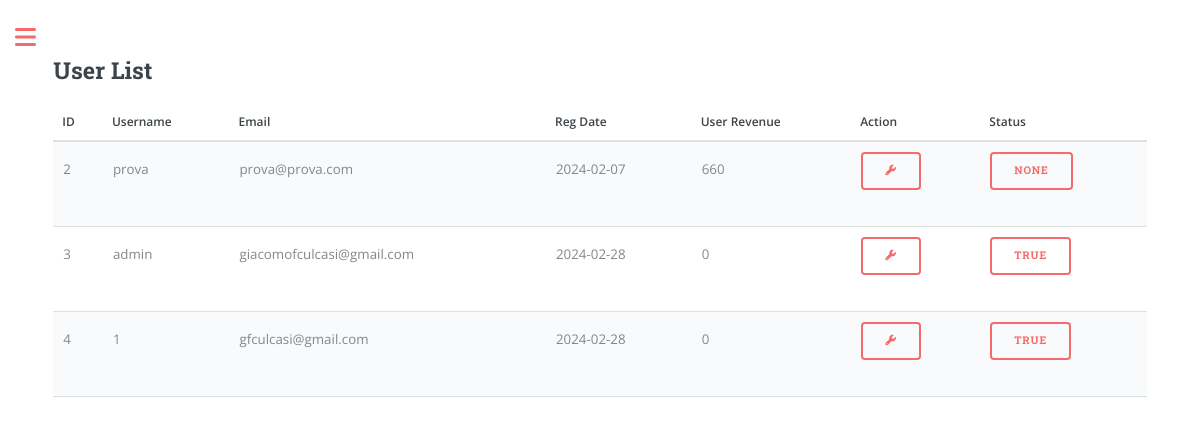
The app's page /users_list (signed in), older data.
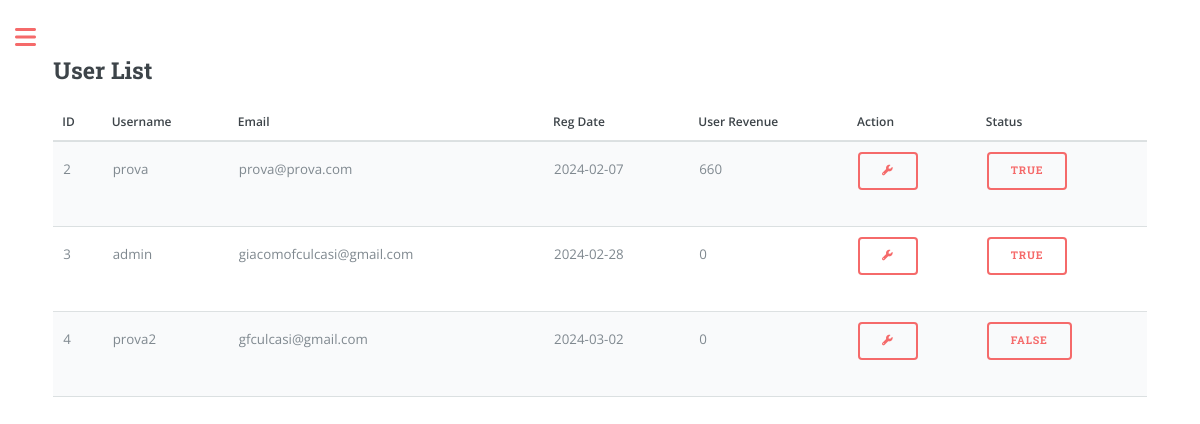
The same page, newer data.
### app/models.py (models this page shows, shortened)
class User(UserMixin, db.Model):
    id = db.Column(db.Integer, primary_key=True)
    registration_date = db.Column(db.DateTime, default=datetime.utcnow)
    username = db.Column(db.String(64), index=True, unique=True)
    email = db.Column(db.String(120), index=True, unique=True)
    password_hash = db.Column(db.String(128))
    garage = db.relationship('Car', backref='owner_garage', lazy='dynamic')
    groups = db.relationship('Groups', backref='owner_groups', lazy='dynamic')
    contacts = db.relationship('Contacts', backref='owner_contacts', lazy='dynamic')
    role = db.Column(db.String(20), default='user')
    currency = db.Column(db.String(1), default='€')
    measurement_unit = db.Column(db.String(5), default='Km')
    language = db.Column(db.String(2), default='en')
    is_verified = db.Column(db.Boolean, default=False)
    def formatted_registration_date(self):
        if self.registration_date:
            return self.registration_date.strftime('%Y-%m-%d')
        elif self.registration_date == None:
            return None
        else:
            return "N/A"
    def user_revenue(self):
        total_revenue = 0
        for booking in Booking.query.filter_by(user_id=self.id).all():
            total_revenue += booking.money
        return total_revenue

class Booking(db.Model):
    id = db.Column(db.Integer, primary_key=True)
    start_datetime = db.Column(db.DateTime, nullable=False)
    end_datetime = db.Column(db.DateTime, nullable=False)
    car_plate = db.Column(db.String(8), db.ForeignKey('car.plate'), nullable=False)
    user_id = db.Column(db.Integer, db.ForeignKey('user.id'), nullable=False)
    note = db.Column(db.String(160))
    money = db.Column(db.Integer, default=0, index=True)
    km = db.Column(db.Integer, default=0, index=True) # Car's kilometres when booking
    car = db.relationship('Car', backref='bookings', lazy=True)
    contact_id = db.Column(db.Integer, db.ForeignKey('contacts.id', name='booking_contacts_id'), nullable=True)
    group_id = db.Column(db.Integer, db.ForeignKey('groups.id', name='booking_group'), nullable=True)
    group = db.relationship('Groups', back_populates='bookings', lazy=True)

### app/routes.py (the view, shortened to what this page needs)
@app.route('/users_list', methods=['GET', 'POST'])
@requires_verification
def users_list():
    if current_user.username == 'admin' and current_user.role == 'admin':
        users = User.query.all()
        return render_template('users_list.html', page='users_list', users=users)
    else:
        return render_template('404.html')

### app/decorator.py (called while the page is built)
def requires_verification(func):
    @wraps(func)
    def decorated_function(*args, **kwargs):
        if not current_user.is_authenticated:
            flash('You need to log in to access this page.', 'warning')
            return redirect(url_for('login'))  # Redirect to login page
        elif not current_user.is_verified:
            flash('You need to verify your account to access this page.', 'warning')
            return redirect(url_for('confirm_email'))  # Redirect to account verification page
        return func(*args, **kwargs)
    return decorated_function

### app/models.py (called while the page is built)
@login.user_loader
def load_user(id):
    return User.query.get(int(id))

### app/templates/users_list.html (shortened to what this page needs)
{% if current_user.language == 'en' %}
    {% if current_user.language == 'en' %}
    {% extends "index.html" %}
{% else %}
    {% extends "index_" + current_user.language + ".html" %}
{% endif %}
{% else %}
    {% extends "index_" + current_user.language + ".html" %}
{% endif %}
{% block content %}
<h2>User List</h2>
<table>
    <thead>
        <tr>
            <th>ID</th>
            <th>Username</th>
            <th>Email</th>
            <th>Reg Date</th>
            <th>User Revenue</th>
            <th>Action</th>
            <th>Status</th>
        </tr>
    </thead>
    <tbody>
        {% for user in users %}
            <tr>
                <td>{{ user.id }}</td>
                <td>{{ user.username }}</td>
                <td>{{ user.email }}</td>
                <td>{{ user.formatted_registration_date() }}</td>
                <td>{{ user.user_revenue() }}</td>
                <td>
                    <form action="{{ url_for('user', username=user.username) }}" method="get">
                        <button type="submit"><i class="fa-solid fa-wrench"></i></button>
                    </form>
                </td>
                <td>
                    <form action="{{ url_for('users_list') }}" method="post">
                        <button type="submit" name="activation" value="{{ user.id }}">{{ user.is_verified }}</button>
                    </form>
                </td>
            </tr>
        {% endfor %}
    </tbody>
</table>
{% endblock %}

### app/templates/index.html (shortened to what this page needs)
<!DOCTYPE HTML>
<html>
	<head>
		<link rel="stylesheet" href="{{url_for('static', filename='css/main.css')}}"/>
		<link rel="stylesheet" href="{{url_for('static', filename='css/custom.css')}}"/>
		<link rel="stylesheet" href="https://cdnjs.cloudflare.com/ajax/libs/font-awesome/6.0.0-beta3/css/all.min.css">
	</head>
	<body class="is-preload">
			<div id="wrapper">
					<div id="main">
						<div class="inner">
								<section id="banner">
									<div class="content">
										{% block content %} {% endblock %}
								</section>
						</div>
					</div>
			</div>
	</body>
</html>

### app/static/css/main.css (style rules this page uses)
html, body, div, span, applet, object, iframe, h1, h2, h3, h4, h5, h6, p, blockquote, pre, a, abbr, acronym, address, big, cite, code, del, dfn, em, img, ins, kbd, q, s, samp, small, strike, strong, sub, sup, tt, var, b, u, i, center, dl, dt, dd, ol, ul, li, fieldset, form, label, legend, table, caption, tbody, tfoot, thead, tr, th, td, article, aside, canvas, details, embed, figure, figcaption, footer, header, hgroup, menu, nav, output, ruby, section, summary, time, mark, audio, video { margin: 0; padding: 0; border: 0; font-size: 100%; font: inherit; vertical-align: baseline; }
article, aside, details, figcaption, figure, footer, header, hgroup, menu, nav, section { display: block; }
body { line-height: 1; }
table { border-collapse: collapse; border-spacing: 0; }
body { -webkit-text-size-adjust: none; }
body { -ms-overflow-style: scrollbar; }
html { box-sizing: border-box; }
*, *:before, *:after { box-sizing: inherit; }
body { background: #ffffff; }
body, input, select, textarea { color: #7f888f; font-family: "Open Sans", sans-serif; font-size: 13pt; font-weight: 400; line-height: 1.65; }
@media screen and (max-width: 1680px) { body, input, select, textarea { font-size: 11pt; } }
@media screen and (max-width: 1280px) { body, input, select, textarea { font-size: 10pt; } }
em, i { font-style: italic; }
h1, h2, h3, h4, h5, h6 { color: #3d4449; font-family: "Roboto Slab", serif; font-weight: 700; line-height: 1.5; margin: 0 0 1em 0; }
h2 { font-size: 1.75em; }
form { margin: 0 0 2em 0; }
table { margin: 0 0 2em 0; width: 100%; }
table tbody tr { border: solid 1px rgba(210, 215, 217, 0.75); border-left: 0; border-right: 0; }
table tbody tr:nth-child(2n + 1) { background-color: rgba(230, 235, 237, 0.25); }
table td { padding: 0.75em 0.75em; }
table th { color: #3d4449; font-size: 0.9em; font-weight: 600; padding: 0 0.75em 0.75em 0.75em; text-align: left; }
table thead { border-bottom: solid 2px rgba(210, 215, 217, 0.75); }
input[type="submit"], input[type="reset"], input[type="button"], button, .button { -moz-appearance: none; -webkit-appearance: none; -ms-appearance: none; appearance: none; -moz-transition: background-color 0.2s ease-in-out, color 0.2s ease-in-out; -webkit-transition: background-color 0.2s ease-in-out, color 0.2s ease-in-out; -ms-transition: background-color 0.2s ease-in-out, color 0.2s ease-in-out; transition: background-color 0.2s ease-in-out, color 0.2s ease-in-out; background-color: transparent; border-radius: 0.375em; border: 0; box-shadow: inset 0 0 0 2px #f56a6a; color: #f56a6a !important; cursor: pointer; display: inline-block; font-family: "Roboto Slab", serif; font-size: 0.8em; font-weight: 700; height: 3.5em; letter-spacing: 0.075em; line-height: 3.5em; padding: 0 2.25em; text-align: center; text-decoration: none; text-transform: uppercase; white-space: nowrap; }
#wrapper { display: -moz-flex; display: -webkit-flex; display: -ms-flex; display: flex; -moz-flex-direction: row-reverse; -webkit-flex-direction: row-reverse; -ms-flex-direction: row-reverse; flex-direction: row-reverse; min-height: 100vh; }
#main { -moz-flex-grow: 1; -webkit-flex-grow: 1; -ms-flex-grow: 1; flex-grow: 1; -moz-flex-shrink: 1; -webkit-flex-shrink: 1; -ms-flex-shrink: 1; flex-shrink: 1; width: 100%; }
#main > .inner { padding: 0 6em 0.1em 6em ; margin: 0 auto; max-width: 110em; }
#main > .inner > section { padding: 6em 0 4em 0 ; border-top: solid 2px rgba(210, 215, 217, 0.75); }
#main > .inner > section:first-of-type { border-top: 0 !important; }
@media screen and (max-width: 1680px) { #main > .inner { padding: 0 5em 0.1em 5em ; } }
@media screen and (max-width: 1680px) { #main > .inner > section { padding: 5em 0 3em 0 ; } }
@media screen and (max-width: 1280px) { #main > .inner { padding: 0 4em 0.1em 4em ; } }
@media screen and (max-width: 1280px) { #main > .inner > section { padding: 4em 0 2em 0 ; } }
#banner { padding: 6em 0 4em 0 ; display: -moz-flex; display: -webkit-flex; display: -ms-flex; display: flex; }
#banner .content { -moz-flex-grow: 1; -webkit-flex-grow: 1; -ms-flex-grow: 1; flex-grow: 1; -moz-flex-shrink: 1; -webkit-flex-shrink: 1; -ms-flex-shrink: 1; flex-shrink: 1; width: 50%; }

Row changes from the older to the newer data that the page shows:
changed User "prova": is_verified "NONE" → "TRUE"
changed User "gfculcasi@gmail.com": username "1" → "prova2"; formatted_registration_date "2024-02-28" → "2024-03-02"; is_verified "TRUE" → "FALSE"
